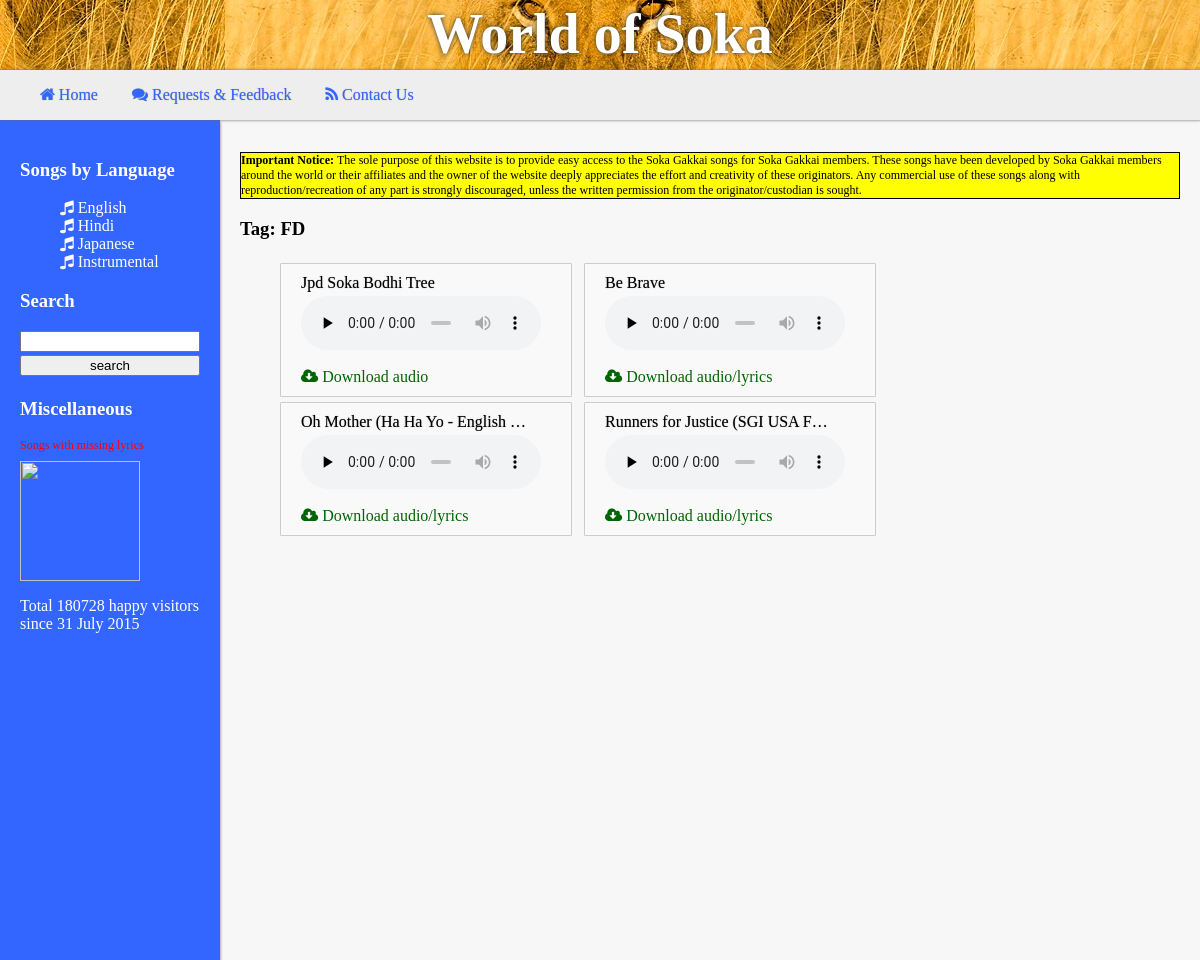
Page /songs/tag/FD/ on the committed database.
### songs/models.py (models this page shows, shortened)
class Language(models.Model):
	lang_name = models.CharField(max_length=30)

class Song(models.Model):
	title = models.CharField(max_length=50)
	lang = models.ForeignKey(Language)
	upload_date = models.DateTimeField('date uploaded')
	keywords = models.TextField(blank=True)
	song_path = models.CharField(max_length=70)
	lyrics_path = models.CharField(max_length=70)
	num_downloads = models.IntegerField(default=0)

### songs/views.py (the view)
# urls.py: url(r'^tag/(?P<tag>.+)/$', views.tag),
def tag(request, tag):
	context = get_sidebar_context()
	songs = get_songs_by_tag(tag)
	context['tag'] = tag
	context['song_list'] = songs
	return render(request, 'songs/song_by_tag.html', context)

### songs/models.py (called while the page is built)
def get_songs_by_tag(tag):
	try:
		songs = Song.objects.filter(keywords__contains=tag)
		return songs
	except:
		return []

### songs/views.py (called while the page is built)
def mark_site_visit():
	try:
		stats_obj = Stats.objects.get()
	except:
		stats_obj = Stats(total_visitors=0)
	stats_obj.total_visitors += 1
	stats_obj.save()

def get_stats():
	stats = {}
	try:
		stats_obj = Stats.objects.get()
		stats['total_visitors'] = stats_obj.total_visitors
	except:
		stats['total_visitors'] = 0
	return stats

def get_sidebar_context():
	mark_site_visit()
	lang_dict = {}
	lang_list = Language.objects.all()
	lang_dict['lang_list'] = lang_list
	lang_dict['stats'] = get_stats()
	return lang_dict

### templates/songs/song_by_tag.html (shortened to what this page needs)
{% extends "songs/base.html" %}
{% load staticfiles %}
{% block content %}
	{% include "songs/disclaimer.html" %}
	<h3> Tag: {{tag}} </h3>
	{% if not song_list %}
	Error: No songs found matching the tag!
	{% else %}
	{% include 'songs/song_player_list.html' with songs=song_list %}
	{% endif %}
{% endblock %}

### templates/songs/base.html (shortened to what this page needs)
{% load staticfiles %}
<html>
<head>
	<link rel="stylesheet" type="text/css" href="/static/style.css" />
	<link href="//maxcdn.bootstrapcdn.com/font-awesome/4.2.0/css/font-awesome.min.css" rel="stylesheet">
</head>
<body>
	<div id="topbar">
		<div id="topbarphoto"></div>
		<h1>World of Soka</h1>
		</div>
	<div id='topmenu'>
		<ul>
			<li> <a href='{{ URL }}/ '><i class='fa fa-home'></i> Home</a> </li>
			<li> <a href='{{ URL }}/feedback '><i class='fa fa-comments'></i> Requests & Feedback</a> </li>
			<li> <a href='{{ URL }}/contact '><i class='fa fa-rss'></i> Contact Us</a> </li>
		</ul>
	</div>
	<div id="maincontentwrapper">
	<div id="maincontent">
			<div id="sidebar">
				{% block sidebar %}
				<h3> Songs by Language </h3>
				<ul>
					{% for lang in lang_list %}
						<li>
						<i class="fa fa-music"> </i>
						<a href="{% url 'songs:lang' lang.lang_name %}"> {{lang.lang_name}} </a>
						</li>
					{% endfor %}
				</ul>
				<h3> Search </h3>
					<form id="search_form" action='/songs/search/' method="POST">
					<input type="text" name="search_string">
					<input type="submit" name="search" value="search">
					</form>
				<h3> Miscellaneous </h3>
					<a style="font-size:12px; color:red;" href="/songs/update_lyrics">Songs with missing lyrics </a>
				<img src="http://dykn.com/storage/2014/11/thirtyroses.jpg" style="margin-top:8px;width:auto;height:120px"/>
				<p> Total {{stats.total_visitors}} happy visitors since 31 July 2015</p>
				{% endblock %}
			</div>
			<div id="content" style="">
				{% block content %}
				{% endblock %}
			</div>
	</div>
	</div>
</body>
</html>

### templates/songs/song_player_list.html (shortened to what this page needs)
<ul>
{%  for song in songs %}
<li>
	<div id='songtile'>
		<div class='songname' title='{{song.title}}' style='width:230px;overflow:hidden;white-space:nowrap;text-overflow:ellipsis;'>{{song.title}}</div>
		<audio controls="controls" preload="none" style="width:240px;display:block;margin-top:4px;">
		  <source src="/static/{{song.song_path}}" type="audio/mpeg">
		</audio>
		<br/>
		{% if 'invalid' in song.lyrics_path %}
			<a href='/songs/download/{{song.id}}/'><i class='fa fa-cloud-download'></i>&nbsp;Download audio </a>
		{% else %}
			<a href='/songs/download/{{song.id}}/'><i class='fa fa-cloud-download'></i>&nbsp;Download audio/lyrics</a>
		{% endif %}
	</div>
</li>
{% endfor %}
</ul>

### static/style.css (style rules this page uses)
body { font-family:calibri; min-width:1024px; color:black; overflow-y:hidden; }
#topbar { position:absolute; top:0px; left:0px; width:100%; height:70px; color:black; text-align:center; vertical-align:center; font: arial bold; font-size:350%; }
#topbarphoto { position:absolute; background:white url('/static/images/lion.jpg') center; top:0px;left:0px; width:100%;height:100px; }
#topbar h1 { position:absolute; background-color:transparent; width:100%; text-align:center; margin:2px 0px; padding:0px; font-size:56px; color:white; text-shadow:0px 0px 5px #333; }
#topmenu { position:absolute; left:0px; width:100%; top:70px; height:50px; background-color:#EEE; box-shadow:1px 0px 3px #666; z-index:3; }
#topmenu a { color:#3366FF; text-decoration:none; font-family:calibri; text-shadow:0px 0px 1px #999; transition:all 0.2s ease-out; }
#topmenu li { color:black; display:inline; list-style-type:none; padding-right:30px; }
#maincontentwrapper { position:absolute; left:0px; width:100%; top:120px; height:calc(100% - 120px); }
#maincontent { min-width:1024px; margin:0px auto; height:100%; }
#sidebar { width:180px; height:100%; float:left; background-color:#3366FF; color:white; padding:20px; box-shadow:0px 2px 3px #666; position:relative; z-index:2; }
#sidebar ul { list-style-type:none; }
#sidebar li a { color: white; border: 2px; text-transform:capitalize; }
#content { padding:20px; width:calc(100% - 260px); float:left; background: #f7f7f7; height:calc(100% - 40px); overflow-y:auto; position:relative; z-index:1; }
#songtile { padding:10px 20px 10px 20px; color:black; width:250; border:thin #CCC solid; background-color:#F9F9F9; border-radius:1px; margin-top:5px; transition:all 0.2s ease-out; }
.songname { color:black; text-transform:bold; text-shadow:0px 0px 1px #888; }
#content ul { list-style-type:none; }
#content ul li { width:300px; display:inline-block; }
a { color:darkgreen; text-decoration:none; font-family:calibri; transition:all 0.2s ease-out; }
#search_form input { width:100%; margin-bottom:3px; }

### rows in the picture
Language: lang_name "English"
Language: lang_name "Hindi"
Language: lang_name "Japanese"
Language: lang_name "Instrumental"
Song: title "Jpd Soka Bodhi Tree"
Song: title "Be Brave"
Song: title "Oh Mother (Ha Ha Yo - English…"
Song: title "Runners for Justice (SGI USA F…"

### other values in the picture
{{ stats.total_visitors }} "180728"
{{ tag }} "FD"
